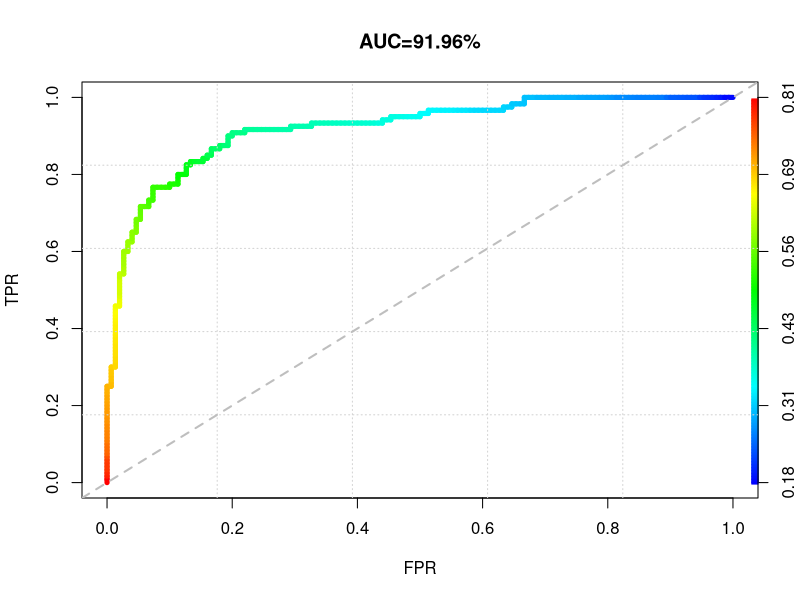

The R source for this figure:
# pagelee.sd@gmail.com
# ROC Curve
library(ROCR)

a=read.table("toy.txt")
a <- as.matrix(a)

pred <- prediction(a[,1], a[,2])
perf <- performance(pred,"tpr","fpr")

auc.tmp <- performance(pred,"auc")
auc <- as.numeric(auc.tmp@y.values)
auc <- round(auc, 4)

plot(perf,colorize=TRUE,lwd=5,xlab="FPR",ylab="TPR", main=paste("AUC=",auc*100,"%",sep=""))

grid(5, 5, lwd = 1)
lines(par()$usr[1:2], par()$usr[3:4], lty=2, lwd=2, col="grey")
